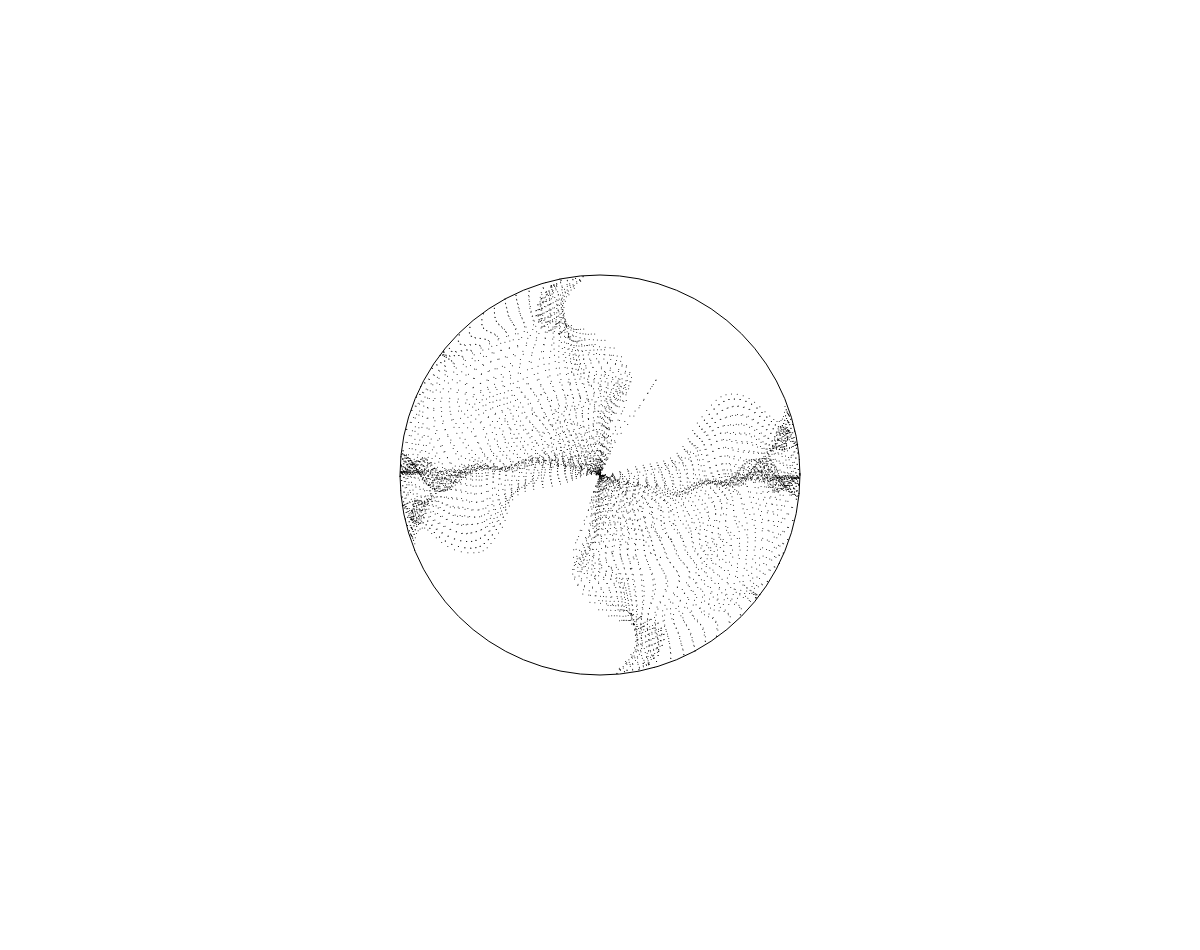
Frame 1 (no input)
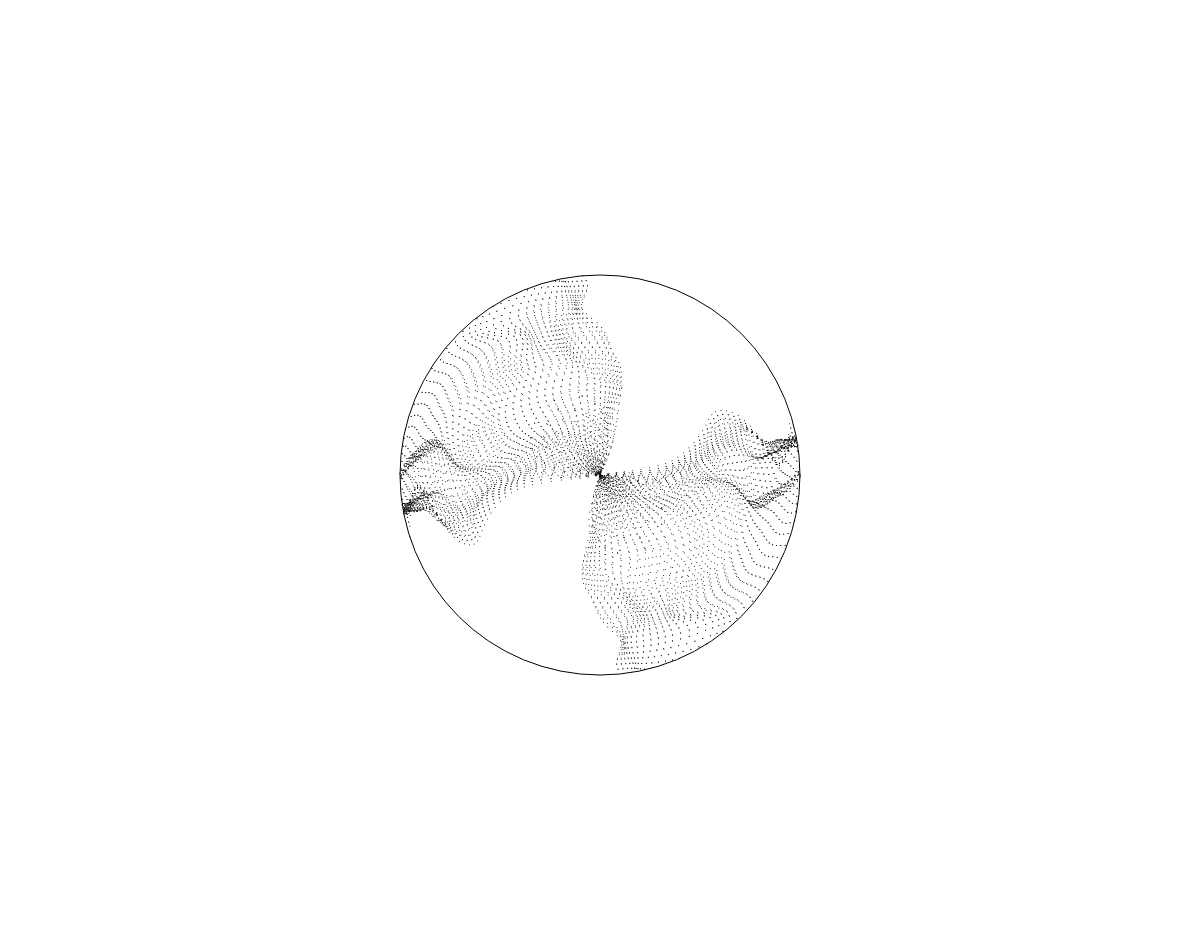
Frame 60 (no input)
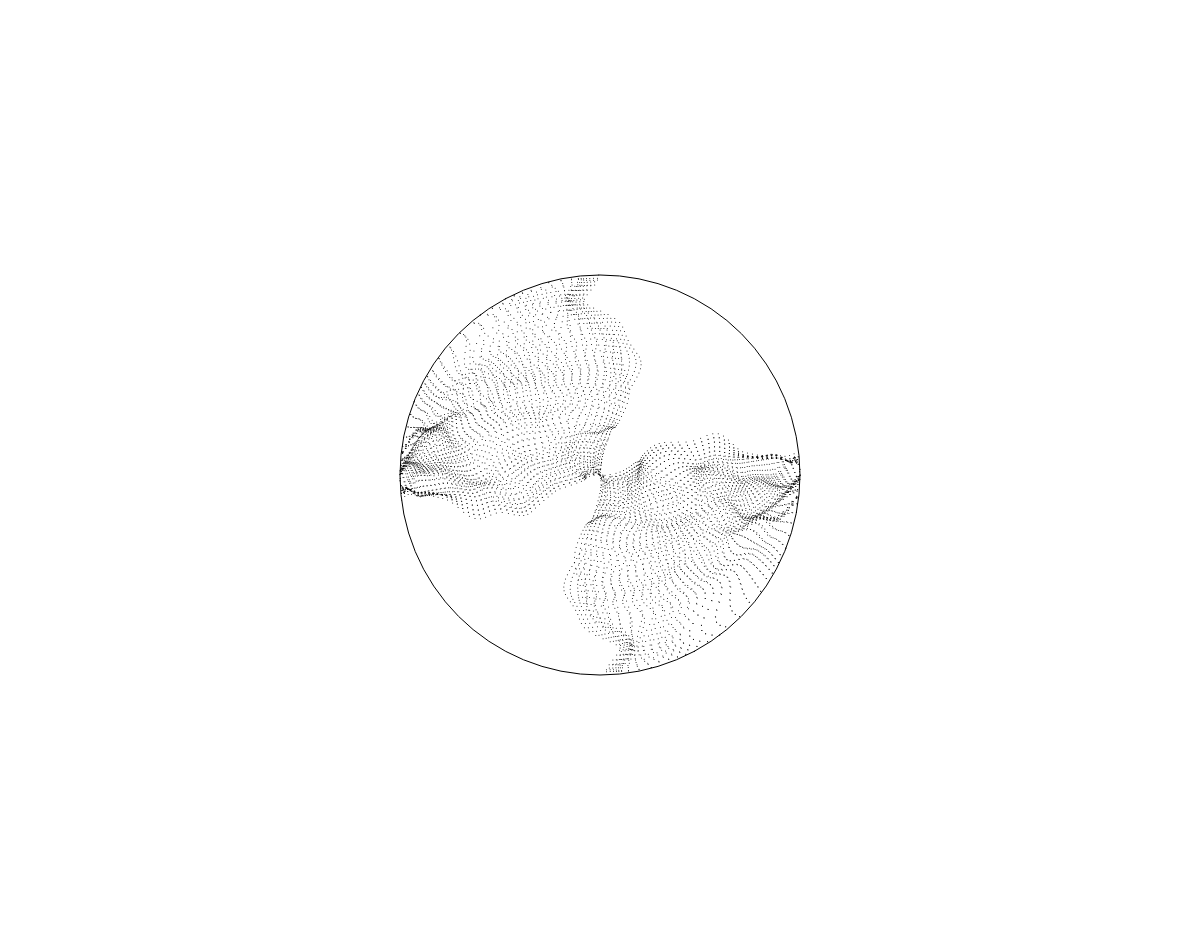
Frame 120 (the mouse pressed at the canvas centre since frame 60)

The p5.js sketch that drew these frames (run headless with seeded random() and noise() and a simulated clock; from frame 60 on, the mouse is pressed at the canvas centre):

// p5.js sketch
// ── sketch.js
let angleChange = 0, angleRotate = 0;
let slide1, slider2;

const radius = 200;
let offset = 0;
let points = [];

let diff = 0.1;

function setup() {
    createCanvas(windowWidth, windowHeight - 50);

    slider1 = createSlider(0, 100, 5);
    slider2 = createSlider(0, 100, 25);

    for (let x = 0; x < 100; x++) {
        for (let y = 0; y < 100; y++) {
            let dx = map(x, 0, 100, -radius, radius);
            let dy = map(y, 0, 100, -radius, radius);
            let v = createVector(dx, dy);
            if (v.mag() <= radius)
                points.push(v)
        }
    }
}

function draw() {
    translate(width / 2, height / 2);
    background(255);

    stroke(0);
    noFill();
    strokeWeight(1);

    ellipse(0, 0, radius * 2);

    diff = slider1.value() / 1000;
    let s2 = slider2.value();

    for (let i = 0; i < points.length; i++) {
        const v = points[i];

        let f = 50 + s2 * 5;

        let rad = v.mag();
        let angle = acos(v.x / v.mag()) / (v.x > 0 ? 1 : -1);

        let maxDisAngle = HALF_PI;
        let maxDisRad = radius - rad; // Max displacement in center

        let nAngle = angle + n(v.x / f, v.y / f, offset) * maxDisAngle;
        let nRad = rad + n(v.x / f + 100, v.y / f + 100, offset) * maxDisRad;
        nRad = nRad < 0 ? -nRad : nRad;

        let x = cos(nAngle) * nRad;
        let y = sin(nAngle) * nRad;

        point(x, y);
    }

    offset += diff;
}

function n(x, y, z) {
    return noise(x, y, z) * 2 - 1;
}
